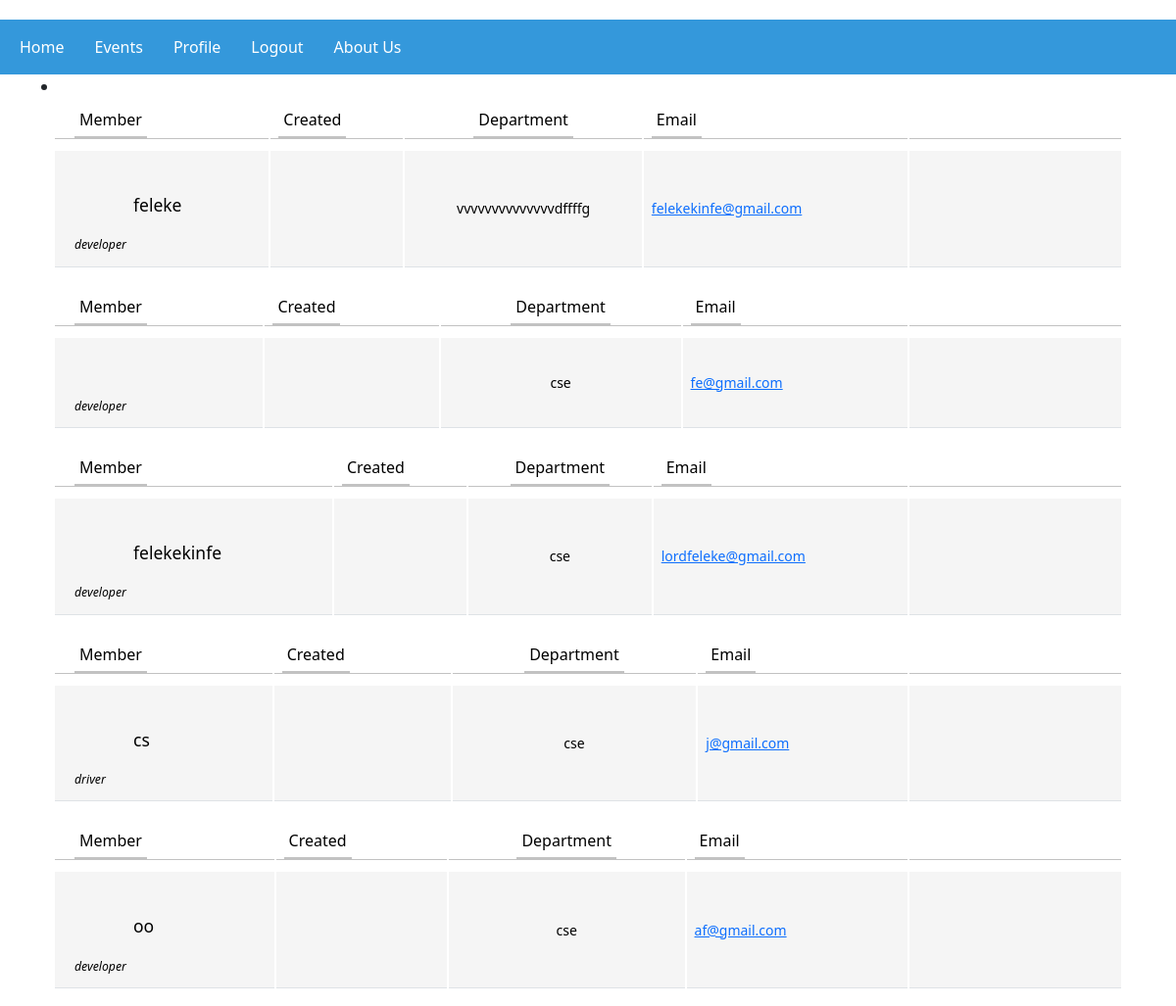
The app's page / (signed in), older data.
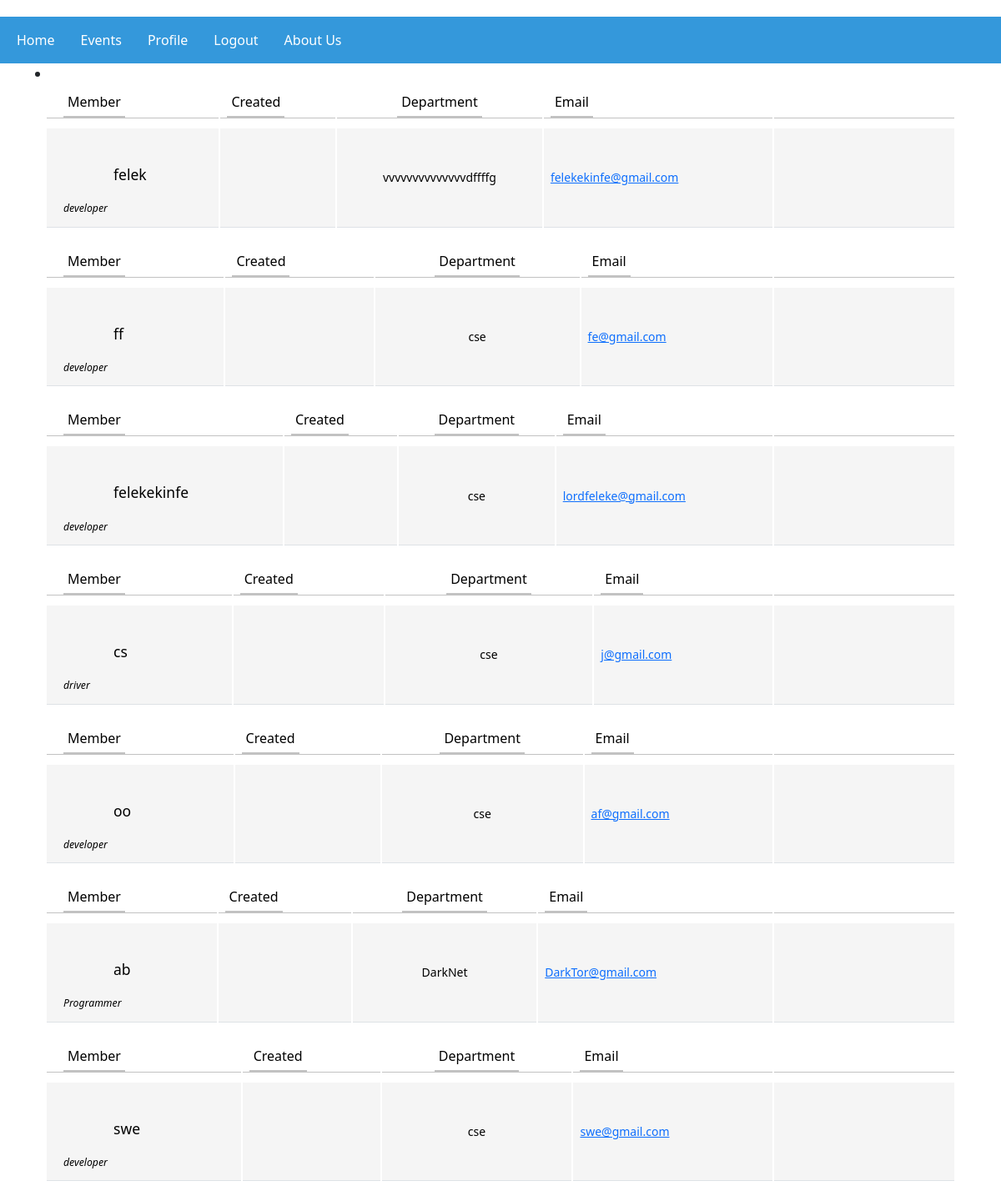
The same page, newer data.
### CSEC_App/models.py (models this page shows, shortened)
class Members(AbstractUser):
    email=models.EmailField(unique=True)
    department=models.CharField(max_length=100)
    Roll=models.CharField(max_length=200)
    profile_pic=models.ImageField(upload_to='profile_image')
    class Meta:
        verbose_name_plural='Members'

### CSEC_App/views.py (the view)
# urls.py: path('',HomeView.as_view(),name='homepage'),
class HomeView(ListView):
    model=Members
    template_name='members_dashboard.html'

### CSEC_App/templates/members_dashboard.html (shortened to what this page needs)
{% extends 'base.html' %}
{% block content %}
{% if user.is_authenticated %}
<li class="nav-item">
        </li>
   {% if object_list %}
   {% for member in object_list %}
   <link href="https://maxcdn.bootstrapcdn.com/font-awesome/4.3.0/css/font-awesome.min.css" rel="stylesheet">
<div class="container">
<div class="row">
	<div class="col-lg-12">
		<div class="main-box clearfix">
			<div class="table-responsive">
				<table class="table user-list">
					<thead>
						<tr>
							<th><span>Member</span></th>
							<th><span>Created</span></th>
							<th class="text-center"><span>Department</span></th>
							<th><span>Email</span></th>
							<th>&nbsp;</th>
						</tr>
					</thead>
					<tbody>
						<tr>
							<td>
								<p class="user-link">{{member.username}}</p>
								<span class="user-subhead">{{member.Roll}}</span>
							</td>
							<td>
							</td>
							<td class="text-center">
								<span class="label label-default">{{member.department}}</span>
							</td>
							<td>
							<a href="#">{{member.email}}</a>
							</td>
							<td style="width: 20%;" >
					</tbody>
				</table>
			</div>
		</div>
	</div>
</div>
</div>
{% endfor %}
{% endif %}
{% endif %}
{% endblock content %}

Row changes from the older to the newer data that the page shows:
changed Members "vvvvvvvvvvvvvvdffffg": username "feleke" → "felek"
changed Members "fe@gmail.com": username (not shown) → "ff"
added Members: username "ab", Roll "Programmer", department "DarkNet", email "DarkTor@gmail.com"
added Members: username "swe", Roll "developer", department "cse", email "swe@gmail.com"
